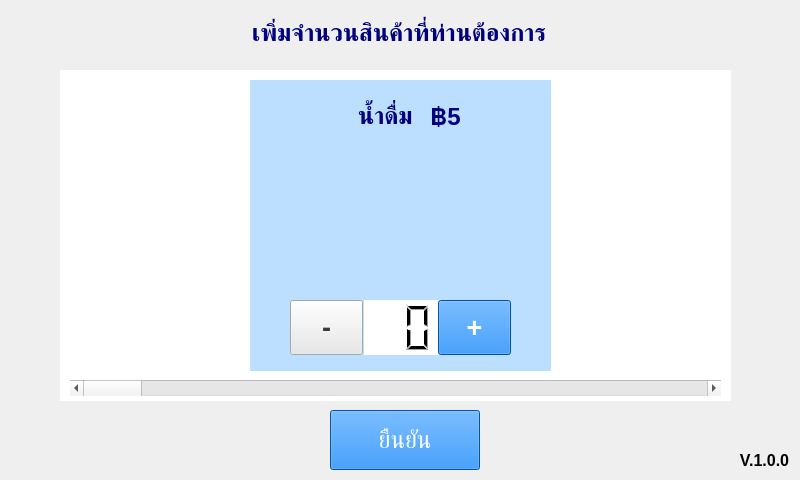
<?xml version="1.0" encoding="UTF-8"?>
<ui version="4.0">
 <class>MainWindow</class>
 <widget class="QMainWindow" name="MainWindow">
  <property name="geometry">
   <rect>
    <x>0</x>
    <y>0</y>
    <width>800</width>
    <height>480</height>
   </rect>
  </property>
  <property name="minimumSize">
   <size>
    <width>800</width>
    <height>480</height>
   </size>
  </property>
  <property name="maximumSize">
   <size>
    <width>800</width>
    <height>480</height>
   </size>
  </property>
  <property name="windowTitle">
   <string>MainWindow</string>
  </property>
  <property name="autoFillBackground">
   <bool>false</bool>
  </property>
  <property name="styleSheet">
   <string notr="true"/>
  </property>
  <widget class="QWidget" name="centralwidget">
   <property name="styleSheet">
    <string notr="true"/>
   </property>
   <widget class="QLabel" name="bg_label">
    <property name="enabled">
     <bool>true</bool>
    </property>
    <property name="geometry">
     <rect>
      <x>0</x>
      <y>0</y>
      <width>800</width>
      <height>480</height>
     </rect>
    </property>
    <property name="minimumSize">
     <size>
      <width>800</width>
      <height>480</height>
     </size>
    </property>
    <property name="maximumSize">
     <size>
      <width>800</width>
      <height>480</height>
     </size>
    </property>
    <property name="text">
     <string/>
    </property>
    <property name="pixmap">
     <pixmap>QT_resource/bgsky.jpg</pixmap>
    </property>
    <property name="scaledContents">
     <bool>true</bool>
    </property>
   </widget>
   <widget class="QLabel" name="AddStuff_label">
    <property name="geometry">
     <rect>
      <x>90</x>
      <y>10</y>
      <width>618</width>
      <height>47</height>
     </rect>
    </property>
    <property name="font">
     <font>
      <family>Leelawadee UI</family>
      <pointsize>18</pointsize>
      <weight>75</weight>
      <bold>true</bold>
     </font>
    </property>
    <property name="autoFillBackground">
     <bool>false</bool>
    </property>
    <property name="styleSheet">
     <string notr="true">QLabel{

	color: rgb(0, 0, 127);

}</string>
    </property>
    <property name="text">
     <string>เพิ่มจำนวนสินค้าที่ท่านต้องการ</string>
    </property>
    <property name="scaledContents">
     <bool>false</bool>
    </property>
    <property name="alignment">
     <set>Qt::AlignCenter</set>
    </property>
   </widget>
   <widget class="QLabel" name="bottle_label">
    <property name="geometry">
     <rect>
      <x>330</x>
      <y>150</y>
      <width>131</width>
      <height>131</height>
     </rect>
    </property>
    <property name="text">
     <string/>
    </property>
    <property name="pixmap">
     <pixmap resource="qtresource.qrc">:/QT_resource/water.png</pixmap>
    </property>
    <property name="scaledContents">
     <bool>true</bool>
    </property>
   </widget>
   <widget class="QLabel" name="whitebg_label">
    <property name="geometry">
     <rect>
      <x>60</x>
      <y>70</y>
      <width>671</width>
      <height>331</height>
     </rect>
    </property>
    <property name="styleSheet">
     <string notr="true">QLabel{
background-color: rgb(255, 255, 255);
}</string>
    </property>
    <property name="text">
     <string/>
    </property>
   </widget>
   <widget class="QScrollBar" name="horizontalScrollBar">
    <property name="geometry">
     <rect>
      <x>70</x>
      <y>380</y>
      <width>651</width>
      <height>16</height>
     </rect>
    </property>
    <property name="orientation">
     <enum>Qt::Horizontal</enum>
    </property>
   </widget>
   <widget class="QWidget" name="digitWidget" native="true">
    <property name="geometry">
     <rect>
      <x>290</x>
      <y>300</y>
      <width>221</width>
      <height>55</height>
     </rect>
    </property>
    <layout class="QHBoxLayout" name="horizontalLayout" stretch="1,1,0">
     <property name="spacing">
      <number>1</number>
     </property>
     <property name="leftMargin">
      <number>0</number>
     </property>
     <property name="topMargin">
      <number>0</number>
     </property>
     <property name="rightMargin">
      <number>0</number>
     </property>
     <property name="bottomMargin">
      <number>0</number>
     </property>
     <item>
      <widget class="QPushButton" name="minusbutton">
       <property name="sizePolicy">
        <sizepolicy hsizetype="Minimum" vsizetype="Preferred">
         <horstretch>0</horstretch>
         <verstretch>0</verstretch>
        </sizepolicy>
       </property>
       <property name="font">
        <font>
         <family>Leelawadee UI</family>
         <pointsize>20</pointsize>
         <weight>75</weight>
         <bold>true</bold>
        </font>
       </property>
       <property name="styleSheet">
        <string notr="true">background-color: rgb(232, 232, 232);
color: rgb(59, 59, 59)</string>
       </property>
       <property name="text">
        <string>-</string>
       </property>
      </widget>
     </item>
     <item>
      <widget class="QLCDNumber" name="lcdNumber">
       <property name="minimumSize">
        <size>
         <width>80</width>
         <height>0</height>
        </size>
       </property>
       <property name="styleSheet">
        <string notr="true">background-color: rgb(255, 255, 255);</string>
       </property>
       <property name="frameShape">
        <enum>QFrame::NoFrame</enum>
       </property>
       <property name="digitCount">
        <number>2</number>
       </property>
       <property name="value" stdset="0">
        <double>0.000000000000000</double>
       </property>
      </widget>
     </item>
     <item>
      <widget class="QPushButton" name="plusbutton">
       <property name="sizePolicy">
        <sizepolicy hsizetype="Minimum" vsizetype="Preferred">
         <horstretch>0</horstretch>
         <verstretch>0</verstretch>
        </sizepolicy>
       </property>
       <property name="font">
        <font>
         <family>Leelawadee UI</family>
         <pointsize>20</pointsize>
         <weight>75</weight>
         <bold>true</bold>
        </font>
       </property>
       <property name="styleSheet">
        <string notr="true">background-color: rgb(9, 115, 227);
color: rgb(255, 255, 255);</string>
       </property>
       <property name="text">
        <string>+</string>
       </property>
      </widget>
     </item>
    </layout>
   </widget>
   <widget class="QLabel" name="waterbrand_label">
    <property name="geometry">
     <rect>
      <x>330</x>
      <y>100</y>
      <width>111</width>
      <height>32</height>
     </rect>
    </property>
    <property name="font">
     <font>
      <family>Leelawadee UI</family>
      <pointsize>18</pointsize>
      <weight>75</weight>
      <bold>true</bold>
     </font>
    </property>
    <property name="autoFillBackground">
     <bool>false</bool>
    </property>
    <property name="styleSheet">
     <string notr="true">QLabel{

	color: rgb(0, 0, 127);

}</string>
    </property>
    <property name="text">
     <string>น้ำดื่ม</string>
    </property>
    <property name="scaledContents">
     <bool>false</bool>
    </property>
    <property name="alignment">
     <set>Qt::AlignCenter</set>
    </property>
   </widget>
   <widget class="QLabel" name="subbg_label">
    <property name="geometry">
     <rect>
      <x>250</x>
      <y>80</y>
      <width>301</width>
      <height>291</height>
     </rect>
    </property>
    <property name="styleSheet">
     <string notr="true">QLabel{
background-color: rgba(85, 170, 255, 100)
}</string>
    </property>
    <property name="text">
     <string/>
    </property>
   </widget>
   <widget class="QPushButton" name="nextpagebutton">
    <property name="geometry">
     <rect>
      <x>330</x>
      <y>410</y>
      <width>150</width>
      <height>60</height>
     </rect>
    </property>
    <property name="font">
     <font>
      <family>Leelawadee UI</family>
      <pointsize>18</pointsize>
      <weight>50</weight>
      <bold>false</bold>
     </font>
    </property>
    <property name="styleSheet">
     <string notr="true">background-color: rgb(9, 115, 227);
color: rgb(255, 255, 255);</string>
    </property>
    <property name="text">
     <string>ยืนยัน</string>
    </property>
   </widget>
   <widget class="QLabel" name="version_label">
    <property name="geometry">
     <rect>
      <x>717</x>
      <y>440</y>
      <width>81</width>
      <height>41</height>
     </rect>
    </property>
    <property name="font">
     <font>
      <family>Leelawadee UI</family>
      <pointsize>12</pointsize>
      <weight>75</weight>
      <bold>true</bold>
     </font>
    </property>
    <property name="layoutDirection">
     <enum>Qt::LeftToRight</enum>
    </property>
    <property name="styleSheet">
     <string notr="true"/>
    </property>
    <property name="text">
     <string>V.1.0.0  </string>
    </property>
    <property name="alignment">
     <set>Qt::AlignRight|Qt::AlignTrailing|Qt::AlignVCenter</set>
    </property>
   </widget>
   <widget class="QLabel" name="waterbrand_label_5">
    <property name="geometry">
     <rect>
      <x>430</x>
      <y>90</y>
      <width>41</width>
      <height>51</height>
     </rect>
    </property>
    <property name="font">
     <font>
      <family>Leelawadee UI</family>
      <pointsize>18</pointsize>
      <weight>75</weight>
      <bold>true</bold>
     </font>
    </property>
    <property name="autoFillBackground">
     <bool>false</bool>
    </property>
    <property name="styleSheet">
     <string notr="true">QLabel{

	color: rgb(0, 0, 127);

}</string>
    </property>
    <property name="text">
     <string>฿5 </string>
    </property>
    <property name="scaledContents">
     <bool>false</bool>
    </property>
    <property name="alignment">
     <set>Qt::AlignLeading|Qt::AlignLeft|Qt::AlignVCenter</set>
    </property>
   </widget>
   <zorder>bg_label</zorder>
   <zorder>whitebg_label</zorder>
   <zorder>subbg_label</zorder>
   <zorder>AddStuff_label</zorder>
   <zorder>horizontalScrollBar</zorder>
   <zorder>digitWidget</zorder>
   <zorder>waterbrand_label</zorder>
   <zorder>nextpagebutton</zorder>
   <zorder>version_label</zorder>
   <zorder>waterbrand_label_5</zorder>
   <zorder>bottle_label</zorder>
  </widget>
 </widget>
 <resources>
  <include location="qtresource.qrc"/>
 </resources>
 <connections/>
</ui>
